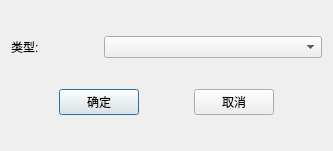
<?xml version="1.0" encoding="UTF-8"?>
<ui version="4.0">
 <class>CSetDataSourceDialog</class>
 <widget class="QDialog" name="CSetDataSourceDialog">
  <property name="geometry">
   <rect>
    <x>0</x>
    <y>0</y>
    <width>333</width>
    <height>151</height>
   </rect>
  </property>
  <property name="windowTitle">
   <string>多单元格设置数据源类型</string>
  </property>
  <layout class="QVBoxLayout" name="verticalLayout">
   <item>
    <layout class="QHBoxLayout" name="horizontalLayout" stretch="2,5">
     <item>
      <widget class="QLabel" name="label">
       <property name="text">
        <string>类型:</string>
       </property>
       <property name="buddy">
        <cstring>comboboxDataSource</cstring>
       </property>
      </widget>
     </item>
     <item>
      <widget class="QComboBox" name="comboboxDataSource"/>
     </item>
    </layout>
   </item>
   <item>
    <layout class="QHBoxLayout" name="horizontalLayout_2">
     <item>
      <spacer name="horizontalSpacer">
       <property name="orientation">
        <enum>Qt::Horizontal</enum>
       </property>
       <property name="sizeHint" stdset="0">
        <size>
         <width>40</width>
         <height>20</height>
        </size>
       </property>
      </spacer>
     </item>
     <item>
      <widget class="QPushButton" name="pushbuttonOk">
       <property name="text">
        <string>确定</string>
       </property>
      </widget>
     </item>
     <item>
      <spacer name="horizontalSpacer_2">
       <property name="orientation">
        <enum>Qt::Horizontal</enum>
       </property>
       <property name="sizeHint" stdset="0">
        <size>
         <width>40</width>
         <height>20</height>
        </size>
       </property>
      </spacer>
     </item>
     <item>
      <widget class="QPushButton" name="pushbuttonCancel">
       <property name="text">
        <string>取消</string>
       </property>
      </widget>
     </item>
     <item>
      <spacer name="horizontalSpacer_3">
       <property name="orientation">
        <enum>Qt::Horizontal</enum>
       </property>
       <property name="sizeHint" stdset="0">
        <size>
         <width>40</width>
         <height>20</height>
        </size>
       </property>
      </spacer>
     </item>
    </layout>
   </item>
  </layout>
 </widget>
 <resources/>
 <connections/>
</ui>
